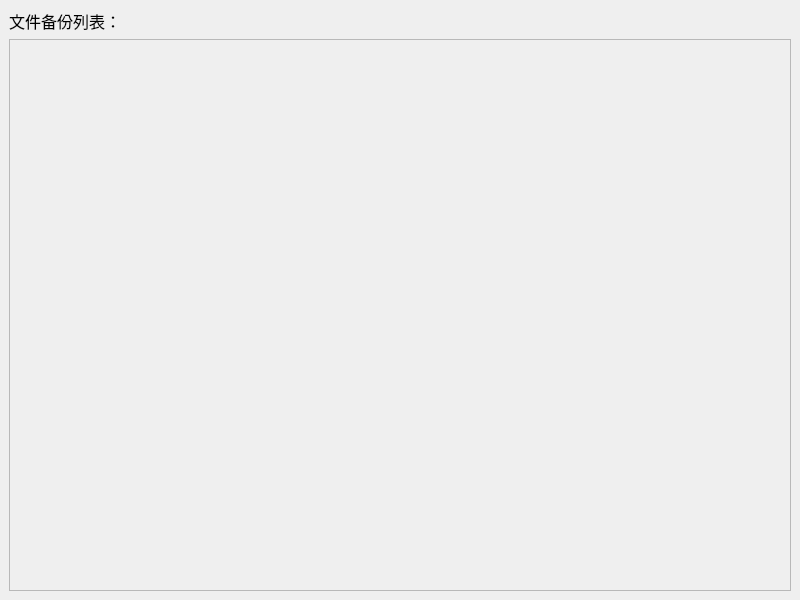
<?xml version="1.0" encoding="UTF-8"?>
<ui version="4.0">
 <class>MainWindow</class>
 <widget class="QMainWindow" name="MainWindow">
  <property name="geometry">
   <rect>
    <x>0</x>
    <y>0</y>
    <width>800</width>
    <height>600</height>
   </rect>
  </property>
  <property name="windowTitle">
   <string>MainWindow</string>
  </property>
  <widget class="QWidget" name="centralwidget">
   <layout class="QVBoxLayout" name="verticalLayout" stretch="0,0">
    <item>
     <widget class="QLabel" name="label">
      <property name="font">
       <font>
        <pointsize>12</pointsize>
       </font>
      </property>
      <property name="text">
       <string>文件备份列表：</string>
      </property>
     </widget>
    </item>
    <item>
     <widget class="QScrollArea" name="scrollArea">
      <property name="widgetResizable">
       <bool>true</bool>
      </property>
      <widget class="QWidget" name="scrollAreaWidgetContents">
       <property name="geometry">
        <rect>
         <x>0</x>
         <y>0</y>
         <width>780</width>
         <height>554</height>
        </rect>
       </property>
       <layout class="QVBoxLayout" name="verticalLayout_2">
        <item>
         <layout class="QVBoxLayout" name="verticalLayout_BackupFiles"/>
        </item>
       </layout>
      </widget>
     </widget>
    </item>
   </layout>
  </widget>
 </widget>
 <resources/>
 <connections/>
</ui>
